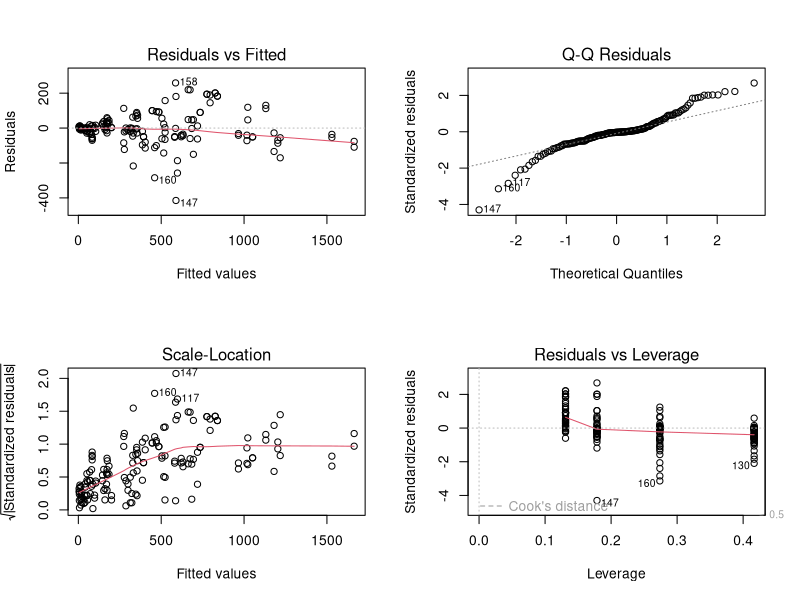

Here is the R script that generated this plot: (Note: this script raises an error after producing the figure.)
# test script
library(tidyverse); library(ggpubr); library(car)

# Data loading
data <- read.csv("Case1/SPR.txt", sep="")

 
data$Enzyme = as.factor(data$Enzyme)
data$DetStock = as.factor(data$DetStock)
data$CaStock = as.factor(data$CaStock)
#data$sqrtResponse = sqrt(data$Response)
str(data)

# Achieving near-normality
#data = data[-147,] # remove outlier
#normal_plot("EnzymeConc")
par(mfrow=c(1,1))

# make max model
lm1 = lm(Response ~ EnzymeConc*Enzyme*DetStock*CaStock, data)
summary(lm1)

par(mfrow=c(2,2))
plot(lm1)

shapiro.test(lm1$residuals)# residue not normally distributed
# plots also not good, need box cox


#box cox transform y and x
bc1 = boxCox(lm1, lambda = seq(0,1,0.05))
bc1$x[ which.max(bc1$y) ]
# lamada = 4545455, near 0.5 so squre root

data$new_response <- sqrt(data$Response)


data$EnzymeConc[data$EnzymeConc==0.0] <- data$EnzymeConc[data$EnzymeConc==0.0]+0.000001

#data2 = data[c(4,5,6,7,8)]

# get lambda 0.59792 close to 0.5 so sqrt
boxTidwell(new_response ~ EnzymeConc, ~ Enzyme + DetStock + CaStock, data = data)

# transform x
data$new_EnzymeConc <- sqrt(data$EnzymeConc)


# after transform there is a minus value appears in new_response(-1.413877)
# but y still not normal? so assumpt its normal dist? next
shapiro.test(data$new_response)

# transform x(concentration) here? why transfer x?

plot(sqrt(data$EnzymeConc) ~ data$new_response,col="green")



# try make max model again
lm2 = lm(new_response ~ new_EnzymeConc*Enzyme*DetStock*CaStock+Cycle, data)
summary(lm2)
step(lm2)
lm2.1 = lm(formula = new_response ~ new_EnzymeConc + Enzyme + DetStock + 
             CaStock + new_EnzymeConc:Enzyme + new_EnzymeConc:DetStock + 
             Enzyme:DetStock + new_EnzymeConc:CaStock + DetStock:CaStock + 
             new_EnzymeConc:DetStock:CaStock, data = data)
summary(lm2.1)
Anova(lm2.1)
drop1(lm2.1,test = 'F')

# continue drop
lm2.2 = update(lm2.1, ~. -new_EnzymeConc:DetStock:CaStock)
summary(lm2.2)
Anova(lm2.2)

drop1(lm2.2,test = 'F')

# drop again
lm2.3 = update(lm2.2, ~. -new_EnzymeConc:DetStock-DetStock:CaStock)
summary(lm2.3)
Anova(lm2.3)
drop1(lm2.3,test = 'F')

par(mfrow=c(2,2))
plot(lm2.3)

# remove outlier? 160,147
data_remove2 = data[-c(147,160),] # remove outlier

lm4 = lm(new_response ~ new_EnzymeConc*Enzyme*DetStock*CaStock, data_remove2)
summary(lm4)
step(lm4)
lm4.1 = lm(formula = new_response ~ new_EnzymeConc + Enzyme + DetStock + 
             CaStock + new_EnzymeConc:Enzyme + new_EnzymeConc:DetStock + 
             Enzyme:DetStock + new_EnzymeConc:CaStock + Enzyme:CaStock + 
             DetStock:CaStock + new_EnzymeConc:Enzyme:CaStock + new_EnzymeConc:DetStock:CaStock, 
           data = data_remove2)
drop1(lm4.1,test = 'F')

lm4.2 = update(lm4.1, ~. -new_EnzymeConc:Enzyme:CaStock-new_EnzymeConc:DetStock:CaStock)
drop1(lm4.2,test = 'F')
Anova(lm4.2)

lm4.3 = update(lm4.2, ~. -new_EnzymeConc:DetStock)
drop1(lm4.3,test = 'F')
Anova(lm4.3)

lm4.4 = update(lm4.3, ~. -DetStock:CaStock)
drop1(lm4.4,test = 'F')
Anova(lm4.4)

lm4.5 = update(lm4.4, ~. -Enzyme:CaStock)
drop1(lm4.5,test = 'F')
Anova(lm4.5)


shapiro.test(lm4.5$residuals)

bc = boxCox(lm4.4, lambda = seq(0,2,0.05))
lambda= bc$x[ which.max(bc$y)]

par(mfrow=c(2,2))
plot(lm4.4)

